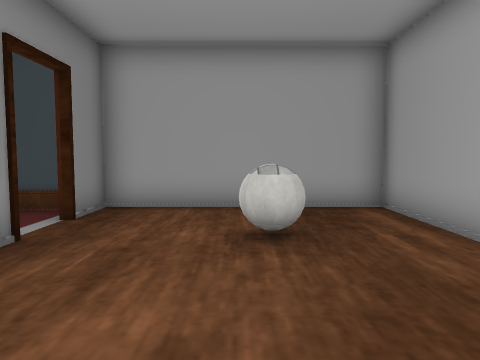
View 1 (above)

17 first-person views from a walk through a 3-D level made in the Unity game engine. The camera is 1.2 m above the floor, tilts 4° down and sees 70° across. Doors are open. The floor is counted in squares, 1 m on a side. Each view is taken from the middle of a square. On the plan, view 1 faces up. The plan holds only what a view shows up to about 14 squares ahead; the rest is blank. The place goes on beyond the plan. The player character is not drawn. Some surface patterns are stand-ins.

View 2
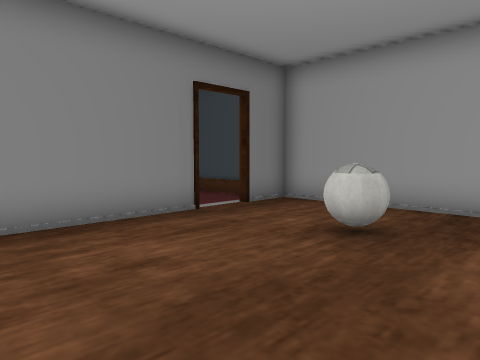

View 3
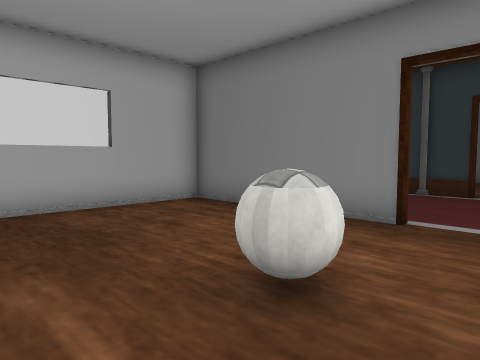

View 4
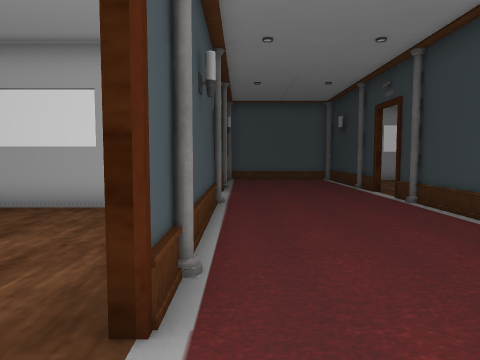

View 5
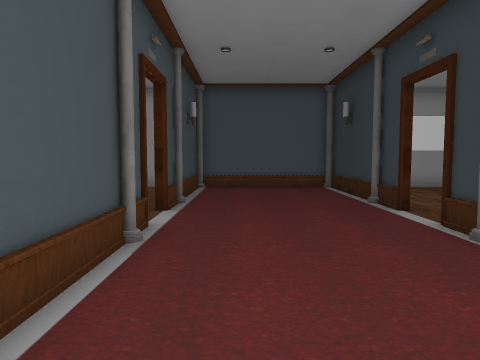

View 6
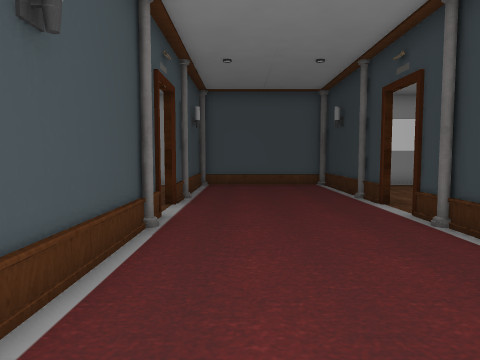

View 7
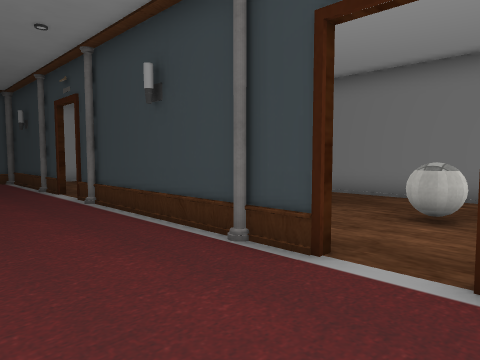

View 8
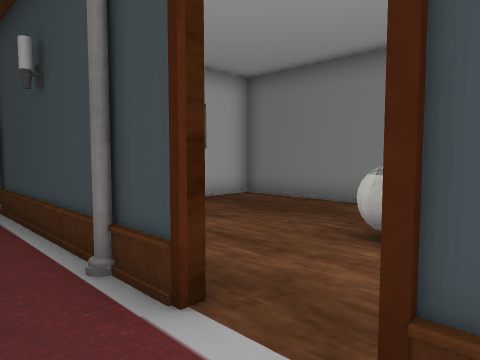

View 9
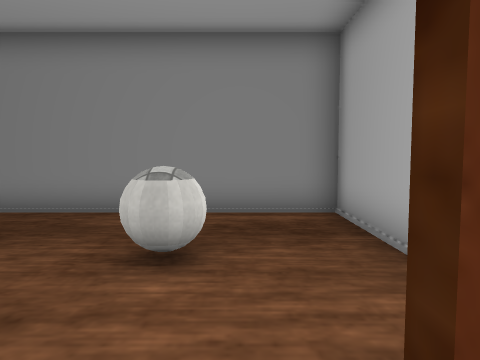

View 10
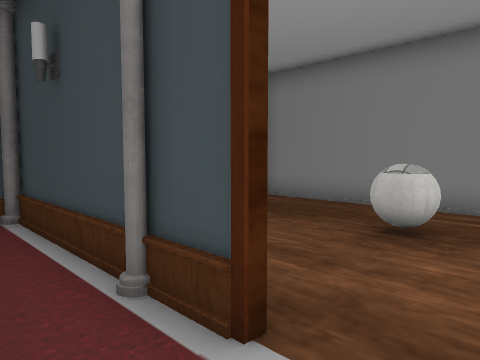

View 11
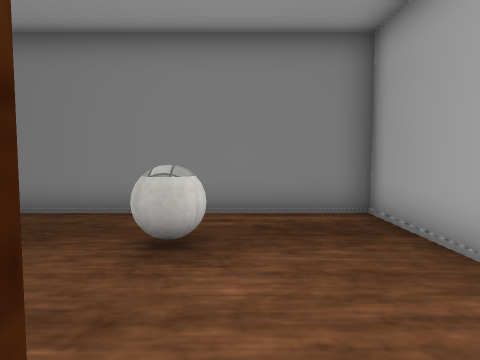

View 12
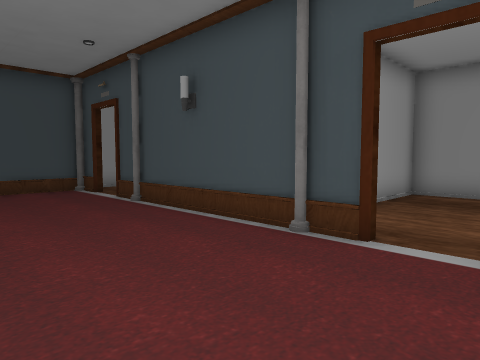

View 13
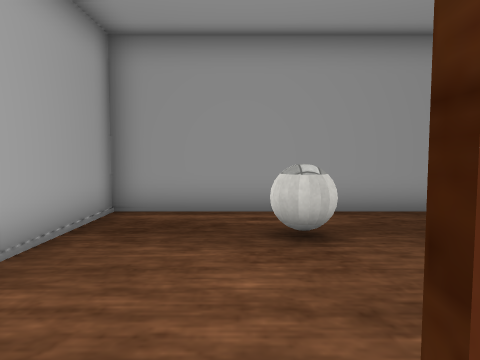

View 14
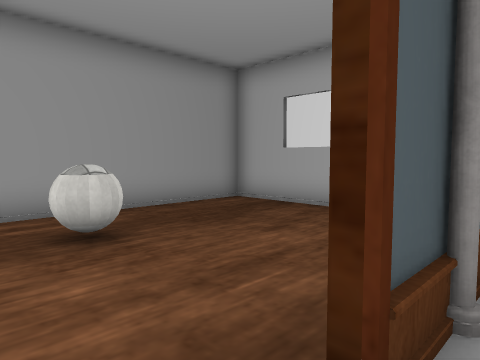

View 15
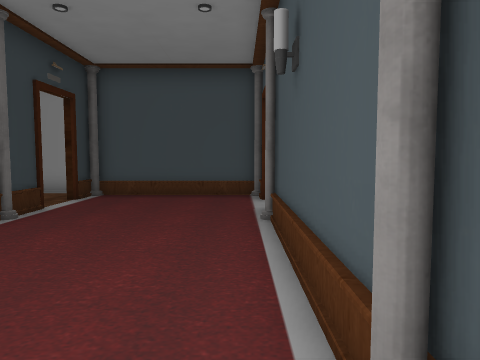

View 16
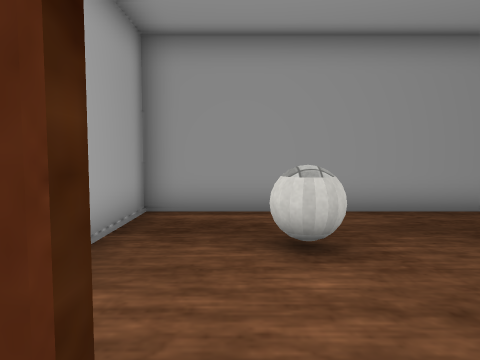

View 17
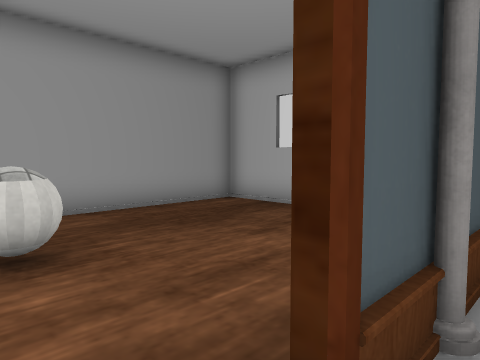

### Floor plan
Ten units are one square. View 1 is at (0, 0); x grows to the right and y downward. Boxes are objects, and circles mark ways between rooms. Rooms are numbered by the first view taken in them; rooms with no view inside come last. Other rooms are left out.
<svg viewBox="-158 -86 197 194">
<path fill="none" stroke="#000" d="M-32 -49 -32 10 34 10 34 -81 -32 -81 -32 -64M-33 30 -33 -49M-86 44 -86 103 -33 103 -33 44M-86 -49 -86 30M-33 -63 -33 -76 -86 -76 -86 -64M2 103 34 103 34 12 -1 12M-119 12 -153 12 -153 101M-130 103 -116 103M-121 -81 -153 -81 -153 10 -135 10M-95 -81 -104 -81"/>
<rect x="-5" y="-55" width="20" height="10" fill="#bbb"><title>ball</title></rect>
<rect x="5" y="45" width="10" height="10" fill="#bbb"><title>ball</title></rect>
<rect x="-135" y="45" width="20" height="10" fill="#bbb"><title>ball</title></rect>
<rect x="-125" y="-55" width="10" height="10" fill="#bbb"><title>ball</title></rect>
<circle cx="-30" cy="-55" r="3" fill="#2a7"/>
<circle cx="-30" cy="35" r="3" fill="#2a7"/>
<circle cx="-90" cy="35" r="3" fill="#2a7"/>
<circle cx="-90" cy="-55" r="3" fill="#2a7"/>
<text x="0" y="-40">1</text>
<text x="-60" y="10">2</text>
<text x="0" y="50">3</text>
<text x="-120" y="50">4</text>
<text x="-120" y="-40">5</text>
</svg>
Room 1 opens to room 2. Room 2 opens to room 3. Room 2 opens to room 4. Room 2 opens to room 5.

Where each view was taken, in squares from view 1:
view 1: 0 up, 0 right, facing up
view 2: 0 up, 3 right, facing up-left
view 3: 7 up, 3 right, facing down-left
view 4: 7 up, 4 left, facing down
view 5: 3 up, 5 left, facing down
view 6: 4 up, 5 left, facing down
view 7: 7 up, 5 left, facing down-left
view 8: 7 up, 7 left, facing down-left
view 9: 6 up, 8 left, facing left
view 10: 3 down, 7 left, facing down-left
view 11: 4 down, 8 left, facing left
view 12: 5 down, 8 left, facing up-right
view 13: 4 down, 4 left, facing right
view 14: 3 down, 4 left, facing down-right
view 15: 3 down, 4 left, facing up
view 16: 6 up, 4 left, facing right
view 17: 6 up, 4 left, facing down-right
